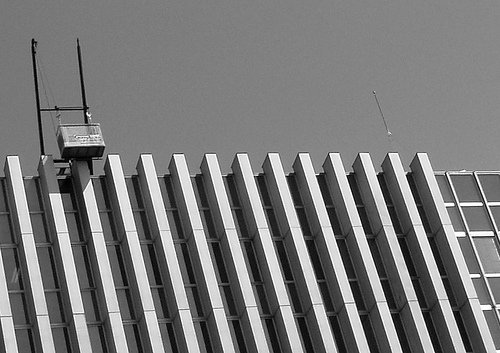
#> input picture Homework8/imgpca/b1.jpg, 500 x 353 px; its folder holds only this picture in this run
$ jupyter execute --allow-errors 8.1-3.ipynb   (shell and % lines are left out)
#> lines starting #> are read from the running program, lines starting #| are printed output that depends on the picture
# 8.1

[cell 1]
from sklearn.decomposition import FastICA
import numpy as np
import matplotlib.pyplot as plt

[cell 2]
def whiten(X):
    X_mean = X.mean(axis=-1)
    X -= X_mean[:, np.newaxis]
    u, d, _ = np.linalg.svd(X, full_matrices=False)
    K = (u / d).T
    X1 = np.dot(K, X)
    X1 *= np.sqrt(X.shape[1])
    return X1, K

# [38 lines left out: functions w_update, infomax, not called in this run]

def buildcorrelations(N, s, x):
#> called with N = 3, s = array of shape (3, 1000), x = array of shape (3, 1000)
    p = np.zeros((N, N))
    for i in range(N):
        for j in range(N):
            #print("i: "+str(i)+" j: "+str(j)+" corr:\n"+str((np.cov(s[i], x[j]) / (np.std(s[i]) * np.std(x[j])))))
            p[i, j] = (np.cov(s[i], x[j]) / (np.std(s[i]) * np.std(x[j])))[0,1]
    return p

def myplot(W, W2, n, x, s):
    #retrieve shats - ^s
    shatb_decentered = np.dot(W, x)
    shatb_decentered2 = np.dot(W2, x)
    N = s.shape[0]
    #Check correlations, to check whcih source goes to which output channel
    mixcors = buildcorrelations(N, s, x)
    naturalcors = buildcorrelations(N, shatb_decentered, s)
    isflippedmixes = (mixcors[0,0] < mixcors[0,1]) and (mixcors[1,0] > mixcors[1,1])
    isflippednatural = (naturalcors[0,0] < naturalcors[0,1]) and (naturalcors[1,0] > naturalcors[1,1])

    ys = [(s, 'Original Sources', False),
          (x, 'Mixed Sources', False),
          (n, 'Whitened Mixes', False),
          (shatb_decentered, 'FastICA with logcosh', isflippednatural),
         (shatb_decentered2, 'FastICA with cube', isflippednatural)]

    ylimits = [-14,14]
    f, axarr = plt.subplots(len(ys), len(s))
    f.set_size_inches(5*len(s), len(ys)*5, forward=False)

    for r in range(len(ys)):
        axarr[r, 0].set_ylabel(ys[r][1])
        for i in range(len(s)):
            axarr[r, i].plot(range(ys[r][0].shape[1]), ys[r][0][i])
            axarr[r, i].set_title("Source %d"%(i+1))


    plt.show()
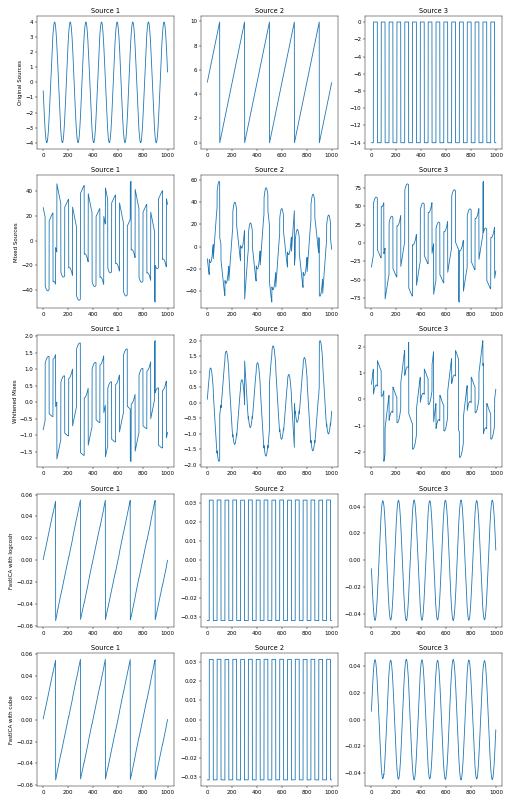
#> figure drawn by matplotlib, 15 panels; panel 1: curve peaks at x = 971, y = 4; panel 2: curve peaks at x = 299, y = 9.95; panel 3: curve peaks at x = 16, y = 0; panel 4: curve peaks at x = 706, y = 48.27

# Original

[cell 3]
#Generate three signals as row vectors
t = np.arange(0,50,0.05)
s1 = 4*np.sin(t-3)
s2 = (t+5)%10
s3 = np.array([-14 if np.cos(2*ti)>0 else 0 for ti in t])
s = np.array([s1,s2,s3])

#Mix the signals to get x = As
A = np.array([[2,-3,-4],[7,5,1],[-4,7,5]])
mixed = np.dot(A,s)

#Whiten and separate the mixed
whitened, K = whiten(mixed)

ica = FastICA(whiten=False, max_iter=1000, tol=0.00001)
ica.fit(whitened.T)
W = ica.components_
W = np.dot(W, K)

#Repeat the same analysis using a different contrast function G.
ica2 = FastICA(whiten=False, max_iter=1000, tol=0.00001, fun='cube')
ica2.fit(whitened.T)
W2 = ica2.components_
W2 = np.dot(W2, K)

[cell 4]
#Plot the original source signals, mixtures, whitened mixtures, and unmixed signals.
#Repeat the same analysis using a different contrast function G.
myplot(W, W2, whitened, mixed, s)

# Close to singular

[cell 5]
#RepeatthesameanalysisusingamatrixAwhichisclosertosingularthanthematrixabove
A = np.array([[0.999999999999992,1,1],[1,0.999999999999992,1],[1,1,0.999999999999992]])
mixed = np.dot(A,s)

whitened, K = whiten(mixed)

ica = FastICA(whiten=False, max_iter=1000, tol=0.00001)
ica.fit(whitened.T)
W = ica.components_
W = np.dot(W, K)

ica2 = FastICA(whiten=False, max_iter=1000, tol=0.00001, fun='exp')
ica2.fit(whitened.T)
W2 = ica2.components_
W2 = np.dot(W2, K)

[cell 6]
myplot(W, W2, whitened, mixed, s)
#> in myplot (call 2), `plt.show()`:
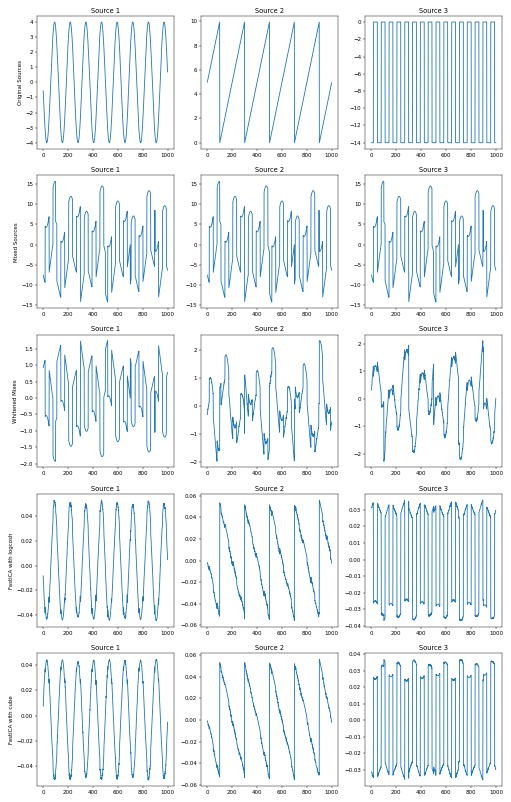
#> figure drawn by matplotlib, 15 panels; panel 1: curve peaks at x = 971, y = 4; panel 2: curve peaks at x = 299, y = 9.95; panel 3: curve peaks at x = 16, y = 0; panel 4: curve peaks at x = 96, y = 15.71

# Try different variances of n

[cell 7]
#Repeat the same analysis using an additive zero-mean Gaussian noise n on top of the mixture
A = np.array([[2,-3,-4],[7,5,1],[-4,7,5]])
mixed = np.dot(A,s)
max_diff = mixed.max()-mixed.min()
n = np.random.normal(0,0.0001*max_diff,mixed.shape[1])
mixed = mixed + n

whitened, K = whiten(mixed)

ica = FastICA(whiten=False, max_iter=1000, tol=0.00001)
ica.fit(whitened.T)
W = ica.components_
W = np.dot(W, K)

ica2 = FastICA(whiten=False, max_iter=1000, tol=0.00001, fun='cube')
ica2.fit(whitened.T)
W2 = ica2.components_
W2 = np.dot(W2, K)

[cell 8]
myplot(W, W2, whitened, mixed, s)
#> in myplot (call 3), `plt.show()`:
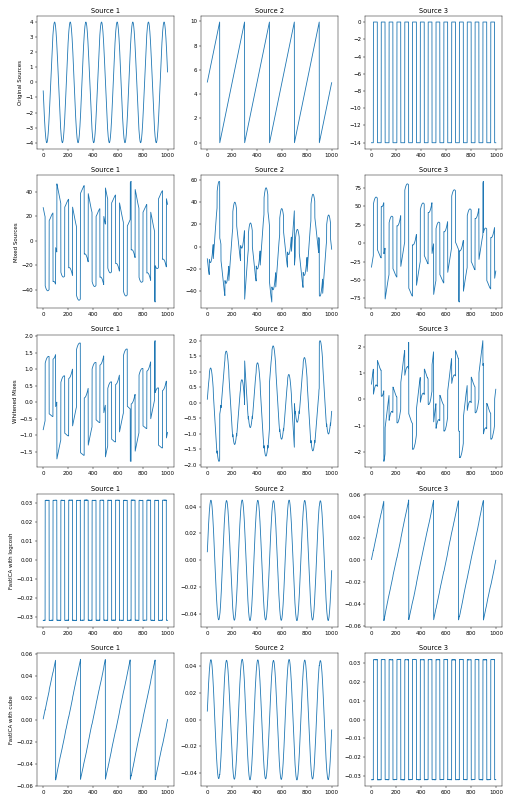
#> figure drawn by matplotlib, 15 panels; panel 1: curve peaks at x = 971, y = 4; panel 2: curve peaks at x = 299, y = 9.95; panel 3: curve peaks at x = 16, y = 0; panel 4: curve peaks at x = 706, y = 48.3

[cell 9]
#Almost no noise
A = np.array([[2,-3,-4],[7,5,1],[-4,7,5]])

mixed = np.dot(A,s)
max_diff = mixed.max()-mixed.min()
n = np.random.normal(0,0.001*max_diff,mixed.shape[1])
mixed = mixed + n

whitened, K = whiten(mixed)

ica = FastICA(whiten=False, max_iter=1000, tol=0.00001)
ica.fit(whitened.T)
W = ica.components_
W = np.dot(W, K)

ica2 = FastICA(whiten=False, max_iter=1000, tol=0.00001, fun='cube')
ica2.fit(whitened.T)
W2 = ica2.components_
W2 = np.dot(W2, K)

[cell 10]
myplot(W, W2, whitened, mixed, s)
#> in myplot (call 4), `plt.show()`:
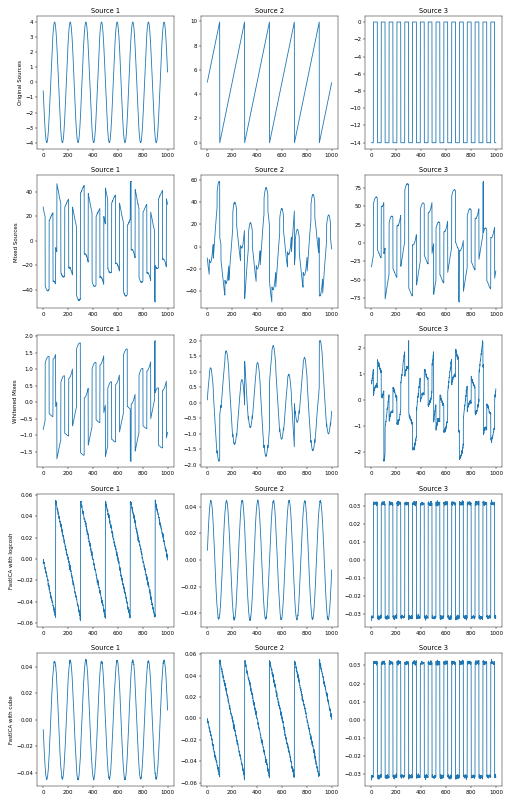
#> figure drawn by matplotlib, 15 panels; panel 1: curve peaks at x = 971, y = 4; panel 2: curve peaks at x = 299, y = 9.95; panel 3: curve peaks at x = 16, y = 0; panel 4: curve peaks at x = 706, y = 48.33

[cell 11]
#Medium noise
A = np.array([[2,-3,-4],[7,5,1],[-4,7,5]])

mixed = np.dot(A,s)
max_diff = mixed.max()-mixed.min()
n = np.random.normal(0,0.01*max_diff,mixed.shape)
mixed = mixed + n

whitened, K = whiten(mixed)

ica = FastICA(whiten=False, max_iter=1000, tol=0.00001)
ica.fit(whitened.T)
W = ica.components_
W = np.dot(W, K)

ica2 = FastICA(whiten=False, max_iter=1000, tol=0.00001, fun='cube')
ica2.fit(whitened.T)
W2 = ica2.components_
W2 = np.dot(W2, K)

[cell 12]
myplot(W, W2, whitened, mixed, s)
#> in myplot (call 5), `plt.show()`:
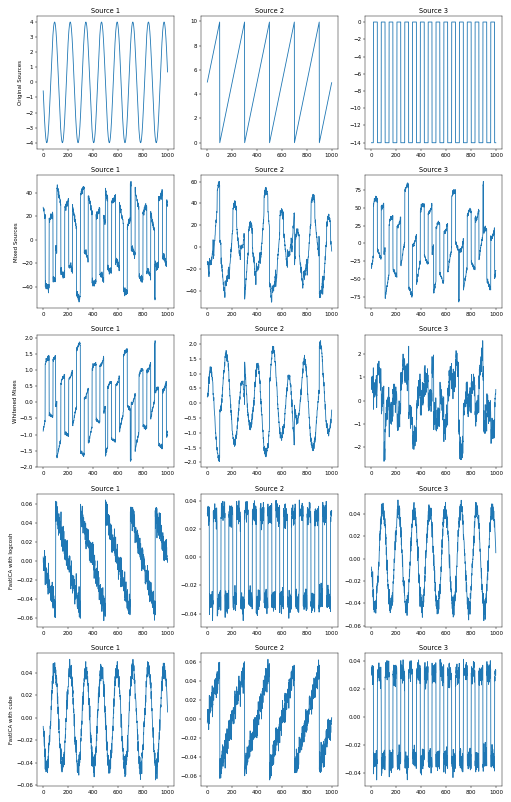
#> figure drawn by matplotlib, 15 panels; panel 1: curve peaks at x = 971, y = 4; panel 2: curve peaks at x = 299, y = 9.95; panel 3: curve peaks at x = 16, y = 0; panel 4: curve peaks at x = 705, y = 49.92

[cell 13]
#Lots of noise
A = np.array([[2,-3,-4],[7,5,1],[-4,7,5]])

mixed = np.dot(A,s)
max_diff = mixed.max()-mixed.min()
n = np.random.normal(0,0.1*max_diff,mixed.shape)
mixed = mixed + n

whitened, K = whiten(mixed)

ica = FastICA(whiten=False, max_iter=1000, tol=0.00001)
ica.fit(whitened.T)
W = ica.components_
W = np.dot(W, K)

ica2 = FastICA(whiten=False, max_iter=1000, tol=0.00001, fun='cube')
ica2.fit(whitened.T)
W2 = ica2.components_
W2 = np.dot(W2, K)

[cell 14]
myplot(W, W2, whitened, mixed, s)
#> in myplot (call 6), `plt.show()`:
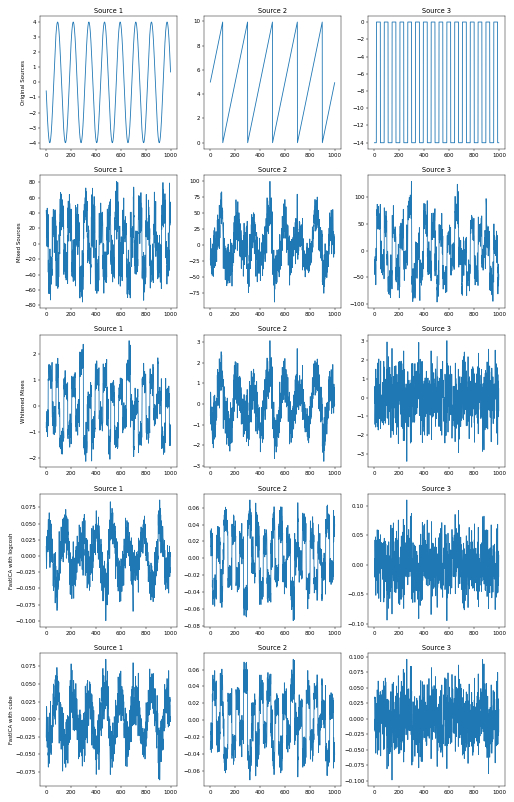
#> figure drawn by matplotlib, 15 panels; panel 1: curve peaks at x = 971, y = 4; panel 2: curve peaks at x = 299, y = 9.95; panel 3: curve peaks at x = 16, y = 0; panel 4: curve peaks at x = 566, y = 81.17

# 8.2

[cell 15]
from sklearn.decomposition import fastica
from sklearn.decomposition import FastICA
import numpy as np
import matplotlib.pyplot as plt
from scipy.io import loadmat as loadmat

#> (a cell that did not finish here is left out)

[cell 17]
#Natural Gradient ICA
# [48 lines left out: functions w_update, batchinfomax, not called in this run]

def fhat(y):
    return 1 / (1 + np.exp(-y))
def fhatpp_fhatp(y):
    return 1 - 2*fhat(y)

def  dWnatural(eta, W, x):
    Wx = np.dot(W, x.reshape(-1,1))
    return eta * np.dot((np.eye(W.shape[0]) + np.dot(fhatpp_fhatp(Wx), Wx.T)), W)

# [84 lines left out: functions onlineinfomax, buildcorrelations, myplot, not called in this run]

# Random mixing matrix

#> (a cell that did not finish here is left out)

# Close to singular mixing matricies

[cell 19]
Ws = [np.eye(s.shape[0]), np.eye(s.shape[0])]
#> (the rest of this cell did not finish here and is left out)

# Time of convergence

#> (a cell that did not finish here is left out)

[cell 21]
def qicatime():
    #Quick ICA
    ica = FastICA(max_iter=500)
    ica.fit(x.T)  # Reconstruct signals
    Wq = ica.components_
#> (the rest of this cell did not finish here and is left out)

#> (a cell that did not finish here is left out)

#> (a cell that did not finish here is left out)

# 8.3

[cell 24]
# inline in the notebook
# imports
import numpy as np
import matplotlib.pyplot as plt
from sklearn.decomposition import FastICA, PCA
import os
from PIL import Image
import matplotlib.cm as cm

# Load Images

[cell 25]
# (a)

imagesn = []
imagesb = []
imagest = []
for f in os.listdir("imgpca") :
    img = Image.open("imgpca/" + f)
#> img is the input picture: PIL image 500x353 L; min 0, max 255, mean 121.2
    if f[0:1] == "n":
        imagesn.append(img.copy())
    if f[0:1] == "b":
        imagesb.append(img.copy())
    if f[0:1] == "t":
        imagest.append(img.copy())


def sample(category, n, P):
    if category == "n":
        img = imagesn[np.random.randint(0, len(imagesn))]
    if category == "b":
        img = imagesb[np.random.randint(0, len(imagesb))]
    if category == "t":
        img = imagest[np.random.randint(0, len(imagest))]

    x = np.random.randint(0, img.size[0] - n)
    y = np.random.randint(0, img.size[1] - n)

    subimg = np.asarray(img.crop((x,y,x+n,y+n)).getdata())
    return subimg

def sampleall(n, P):
#> called with n = 14, P = 20000
    imgsn = np.zeros((1, np.power(n,2)))
    imgsb = np.zeros((1, np.power(n,2)))
    imgst = np.zeros((1, np.power(n,2)))
    for i in range(P):
        if i % 1000 == 0:
            print(i)
        imgsn = np.vstack( (imgsn, sample("n", n, P).reshape(1,-1)) )
        imgsb = np.vstack( (imgsb, sample("b", n, P).reshape(1,-1)) )
        imgst = np.vstack( (imgst, sample("t", n, P).reshape(1,-1)) )

    print(P)

    return imgsn[1:,:], imgsb[1:,:], imgst[1:,:]
